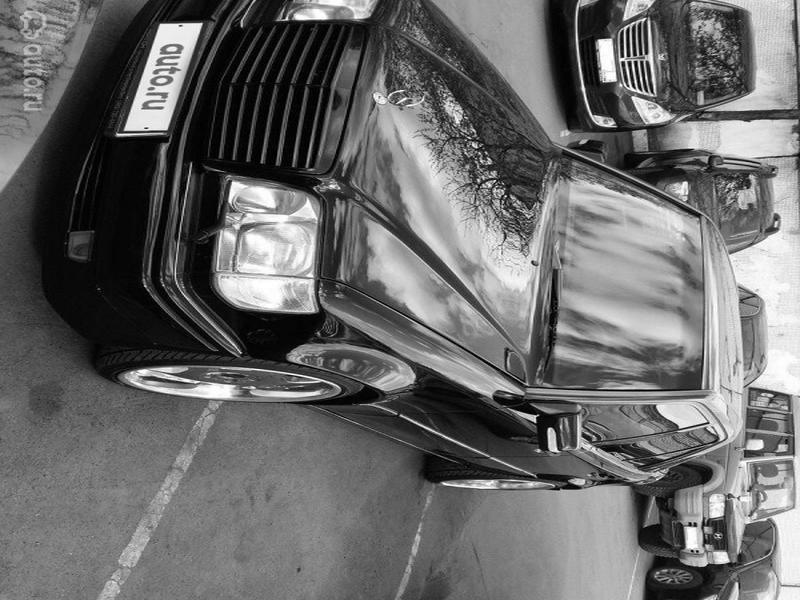
#> input picture processed/out_1639493451_26-hdpic-club-p-mersedes-ye500-volchok-26.jpg, 800 x 600 px, given as the content of the folder img, which was not available
$ python main.py
#> lines starting #> are read from the running program, lines starting #| are printed output that depends on the picture; pictures that were not available may be replaced by others from this repository, and a replacement may not be noted
from PIL import Image
import os, time, multiprocessing, sys

# Обработка одного изображения
def process(path):
    img = Image.open(path)
#> img is the input picture: PIL image 800x600 L; min 0, max 255, mean 105.6
    img = img.rotate(-90, expand=True)
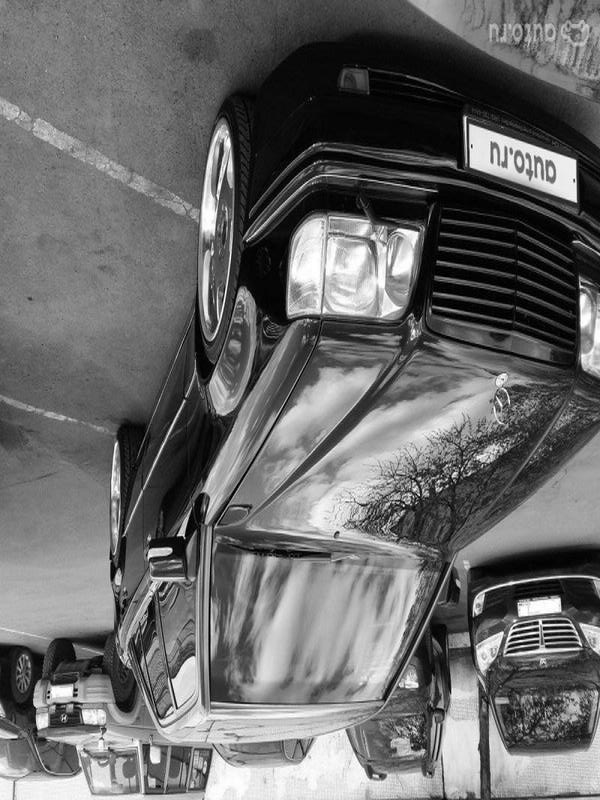
#> img: PIL image 600x800 L; min 0, max 255, mean 105.6
    img = img.resize((800, 600), Image.LANCZOS)
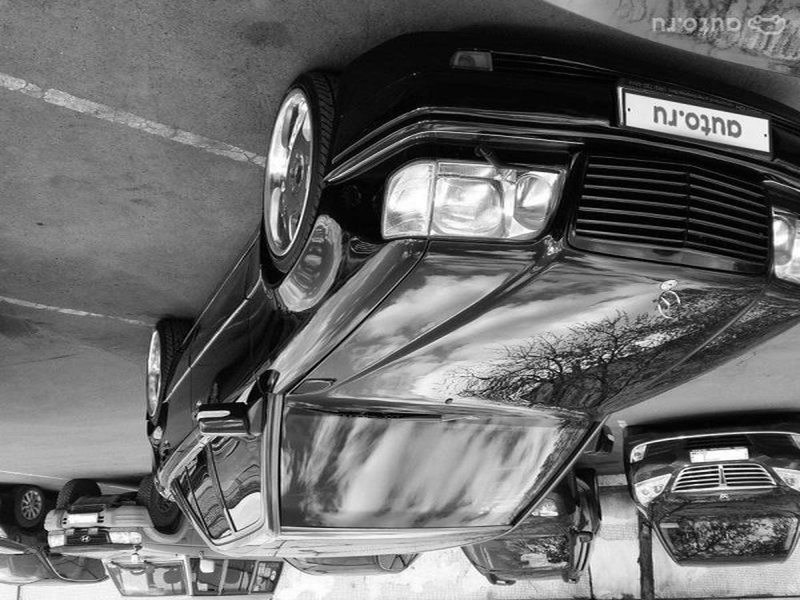
#> img: PIL image 800x600 L; min 0, max 255, mean 105.6
    img = img.convert("L")
    name = os.path.basename(path)
    img.save(f"processed/out_{name}")

if __name__ == '__main__':
    os.makedirs("processed", exist_ok=True)

    files = [f"img/{f}" for f in os.listdir("img")
             if f.lower().endswith((".jpg", ".jpeg"))]

    if not files:
        sys.exit("Похоже в папке нету ни одной фотографии с jpg форматом")

    mode = sys.argv[1] if len(sys.argv) > 1 else "seq"
    start = time.time()

    if mode == "par":
        with multiprocessing.Pool() as pool:
            pool.map(process, files)
        print(f" Параллельно: {time.time() - start} сек")
        print(f" Файлов: {len(files)}")
    else:
        for f in files:
            process(f)
        print(f"Последовательно: {time.time() - start}")
        print(f"Файлов: {len(files)}")

$ run again, on processed/out_bmw_7-series__641971306fx.jpg
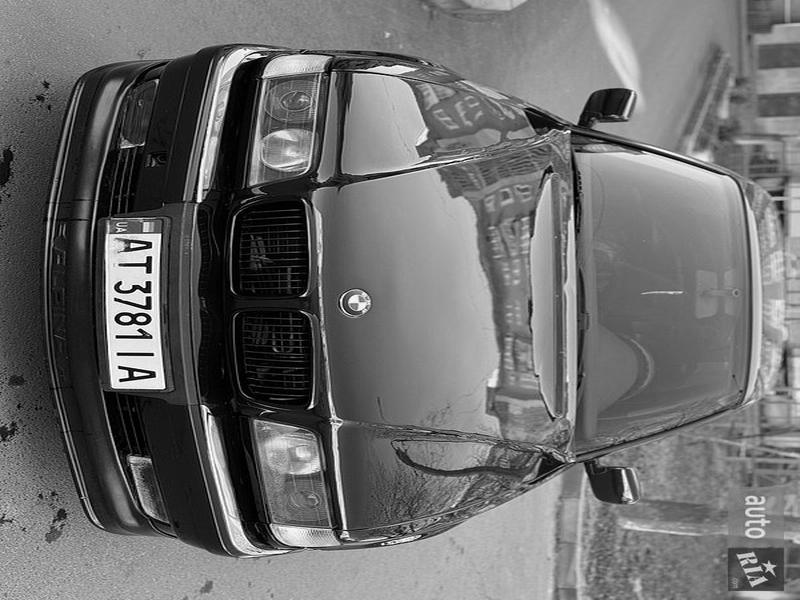
#> input picture processed/out_bmw_7-series__641971306fx.jpg, 800 x 600 px, given as the content of the folder img, which was not available
#> in process, img is the input picture: PIL image 800x600 L; min 0, max 255, mean 109.6
#> in process, `img = img.rotate(-90, expand=True)`:
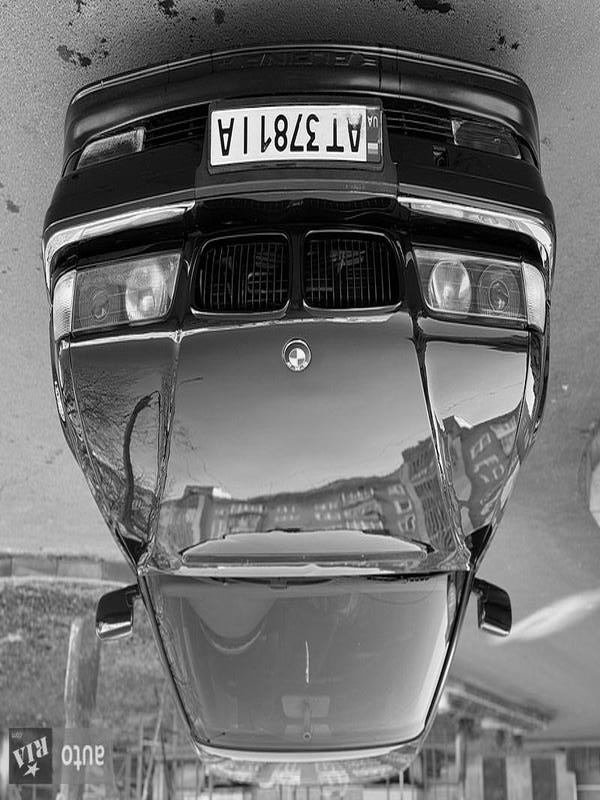
#> img: PIL image 600x800 L; min 0, max 255, mean 109.6
#> in process, `img = img.resize((800, 600), Image.LANCZOS)`:
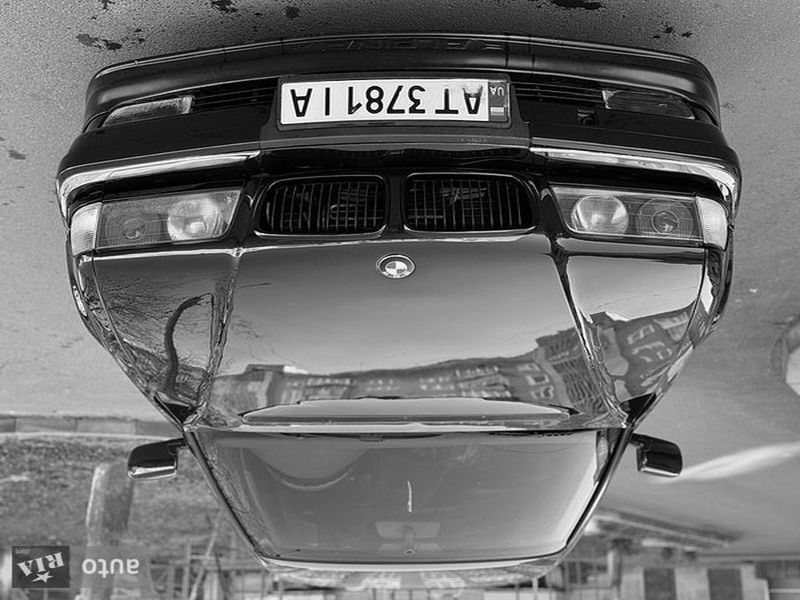
#> img: PIL image 800x600 L; min 0, max 255, mean 109.6
